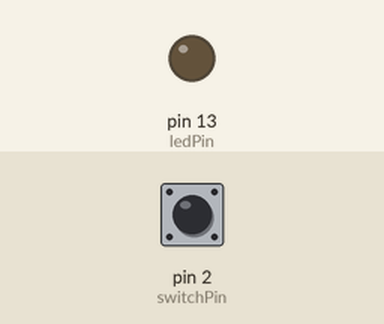
The sketch below on a simulated Arduino Uno, built with avr-gcc and run on an emulated ATmega328P. Shown: output pins drawn as LEDs (lit = HIGH). The inputs (shaded band) are chosen by the test bench; at power-on: pin 2 (switchPin) HIGH.

Above: at 1.2 s.
1.3 s: pin 2 (switchPin) pulled LOW for 0.15 s
At 1.37 s:
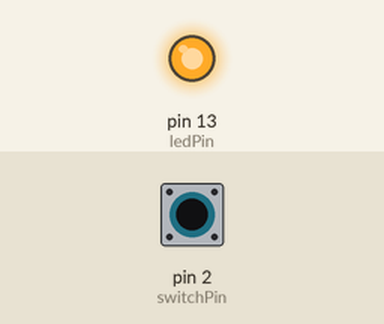
2.9 s: pin 2 (switchPin) pulled LOW for 3.2 s
At 6.8 s:
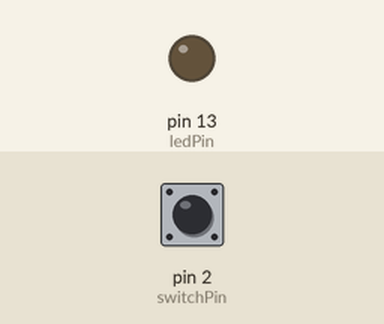
Timing chart, 0 to 8.3 s (numbered marks = the images above; inputs shaded):
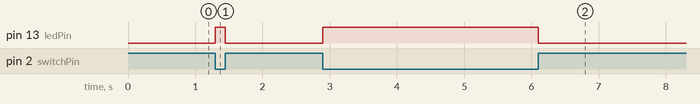

The sketch:

sketch_oct28b.ino
```cpp
const int switchPin = 2;  // Pin connected to one metal plate (touch-sensitive "switch")
const int ledPin = 13;    // Pin connected to the LED

void setup() {
  // Configure switchPin as input with internal pull-up resistor enabled
  // This keeps the switch pin HIGH by default and will register LOW when touched
  pinMode(switchPin, INPUT_PULLUP);

  // Set the LED pin as an output to control the LED state (on/off)
  pinMode(ledPin, OUTPUT);
}

void loop() {
  // Read the current state of the switchPin
  // LOW means the metal plates are in contact (touch detected)
  int switchState = digitalRead(switchPin);

  // Output the switch state to the Serial Monitor for troubleshooting
  // Prints '0' when plates touch and '1' when they are apart
  Serial.println(switchState);

  // Check if the switch state is LOW (indicating touch/contact)
  if (switchState == LOW) {
    digitalWrite(ledPin, HIGH); // Turn on the LED when plates touch
  } else {
    digitalWrite(ledPin, LOW);  // Turn off the LED when plates are apart
  }
}
```

Measured:
- after the input at 1.3 s, pin 13 (ledPin): LOW → HIGH at once, → LOW 0.15 s later
- after the input at 2.9 s, pin 13 (ledPin): LOW → HIGH at once, → LOW 3.2 s later
